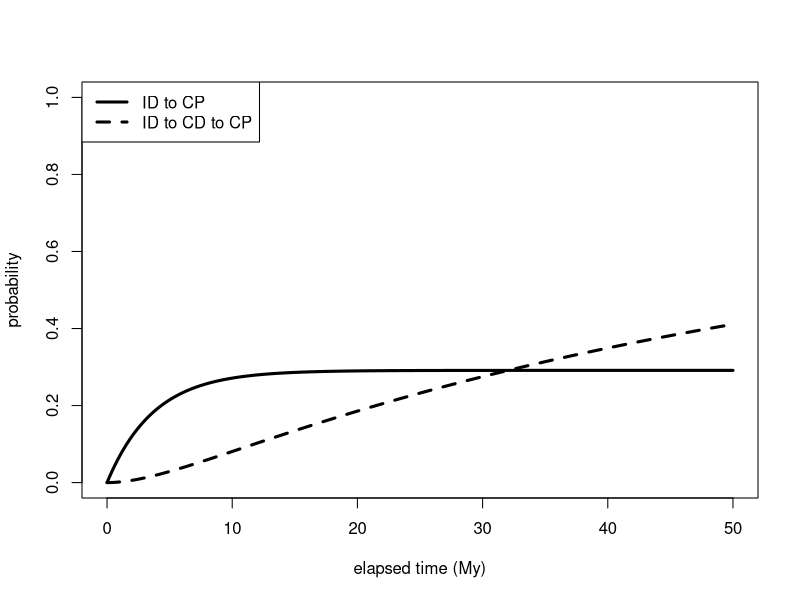
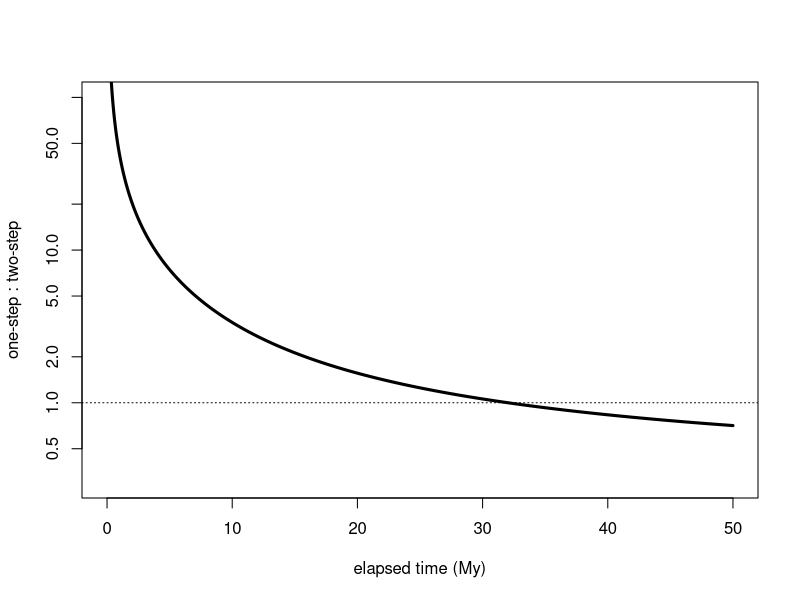
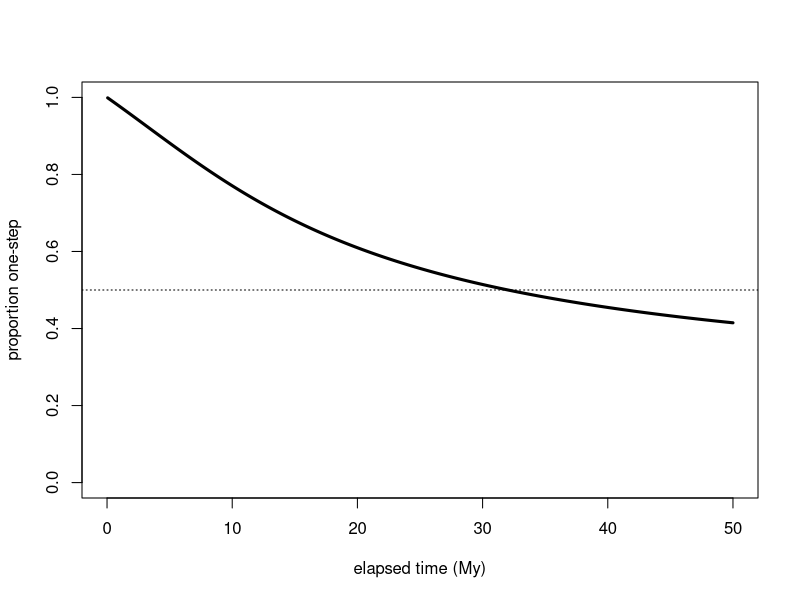
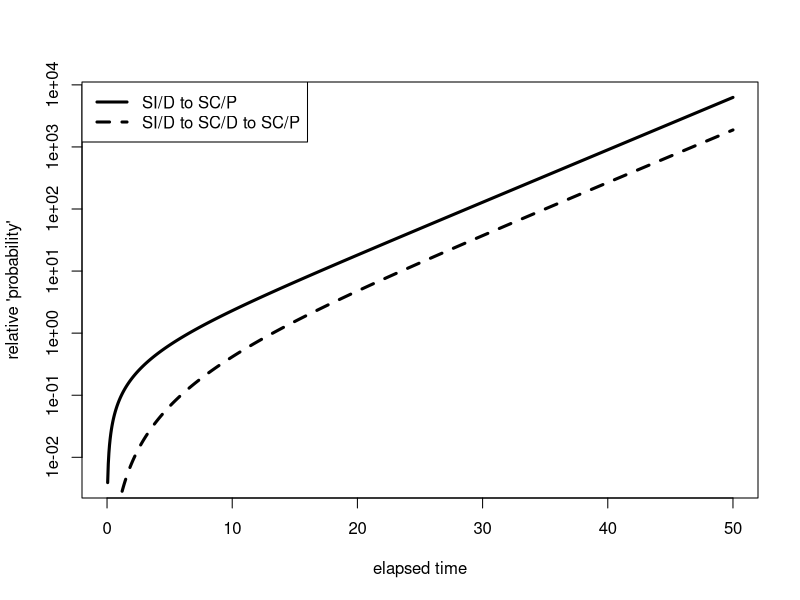
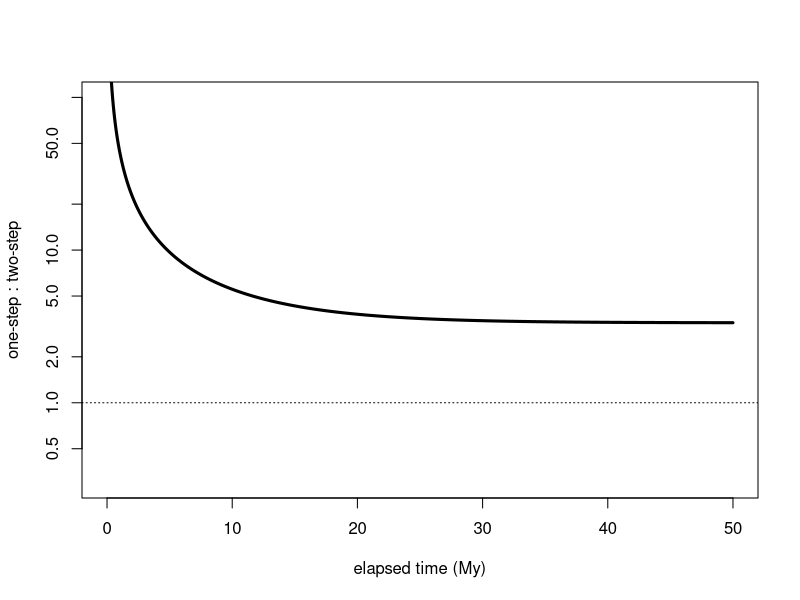
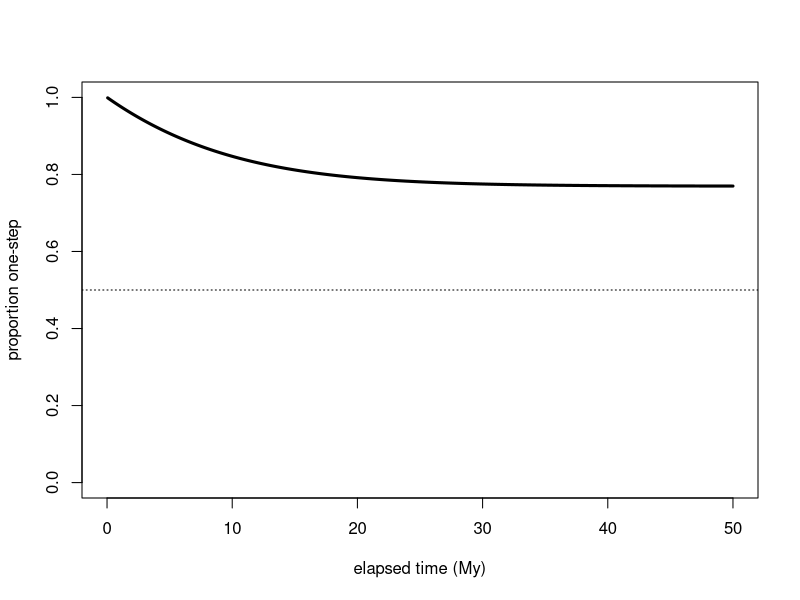
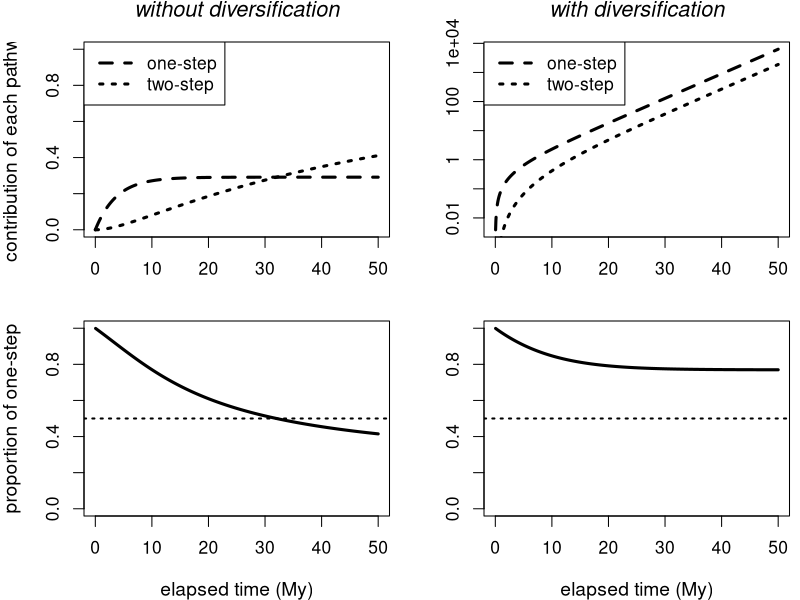

These charts were generated, in order, by the following R code:
#--------------------------------------------------
# method 1: P = exp(Q t)
#-------------------------------------------------- 
library(rmutil)  # contains mexp()
path.probs1 <- function(t, Q)
{
    P <- mexp(Q * t)
    
    ans <- c(P[1,3], P[1,4])
    names(ans) <- c("Wa", "Wb")

    return(ans)
}

# Note: The matrix exponential function is also available in the msm library as
# MatrixExp(), but that seems to perform poorly for large t.  So use mexp here, 
# but also check with method 2 when assuming irreversibility.

#--------------------------------------------------
# method 2: P_14a and P_14b
#-------------------------------------------------- 
path.probs2 <- function(t, q13, q14, q34)
{
    q134 <- q13 + q14
    e1t <- exp(-q134 * t)

    ppa <- q14 / q134 * (1 - e1t)

    if (abs(q34 - q13 - q14) > 1e-10)
    {
        ppb <- q13 / q134 * 
              (1 - 1/(q134-q34) * (q134 * exp(-q34*t) - q34 * e1t) )
    } else
    {
        ppb <- q13 / q34 * (1 - (1 + q34 * t) * exp(-q34 * t))
    }

    ans <- c(ppa, ppb)
    names(ans) <- c("Wa", "Wb")

    return(ans)
}

#--------------------------------------------------
# usage
#-------------------------------------------------- 

# 1 = SI, D
# 3 = SC, D
# 4 = SC, P
# Wa = 1 -> 4
# Wb = 1 -> 3 -> 4

# median values from MuSSE_ploidysinodip250K.log (via tracer)
q14 <- 0.0779         # ID -> CP, rho_I
q13 <- 0.1895         # ID -> CD, q_IC
q34 <- 0.0188         # CD -> CP, rho_C
q41 <- q31 <- q43 <- 0 # irreversible

# also use CID estimates?

# Q is only needed for method 1
Q <- matrix(c(
        -q13 - q14,  q13,        q14,  0,
        q31,        -q31 - q34,  0,    q34,
        q41,         0,         -q41,  0,
        0,           q43,        0,   -q43
        ), byrow=TRUE, nrow=4)

tmax <- 50
times <- seq(0, tmax, tmax/1000)

# pp$Wa is W_a(t), and pp$Wb is W_b(t)
# choose one of these:
pp <- as.data.frame(t(sapply(times, path.probs2, q13, q14, q34)))
pp <- as.data.frame(t(sapply(times, path.probs1, Q)))

# plot
plot(times, pp$Wa, type="l", lwd=3, xlab="elapsed time (My)", ylab="probability", ylim=c(0,1))
lines(times, pp$Wb, lwd=3, lty=2)
legend("topleft", c("ID to CP", "ID to CD to CP"), lty=c(1, 2), lwd=3)

plot(times, pp$Wa/pp$Wb, log="y", type="l", lwd=3, xlab="elapsed time (My)", ylab="one-step : two-step", ylim=c(0.3, 100))
abline(h=1, lty=3)

plot(times, pp$Wa / (pp$Wa + pp$Wb), type="l", lwd=3, xlab="elapsed time (My)", ylab="proportion one-step", ylim=c(0,1))
abline(h=0.5, lty=3)

### Try with diversification ###

r1 <-  0.4618
r3 <-  0.0605
r4 <- -0.0121

Qd <- matrix(c(
       -q13 - q14 + r1,  q13,             q14,       0,
        q31,            -q31 - q34 + r3,  0,         q34,
        q41,             0,              -q41 + r4,  0,
        0,               q43,             0,        -q43 + r4
        ), byrow=TRUE, nrow=4)

ppd <- as.data.frame(t(sapply(times, path.probs1, Qd)))

plot(times, ppd$Wa, type="l", lwd=3, xlab="elapsed time", ylab="relative 'probability'", log="y")
lines(times, ppd$Wb, lwd=3, lty=2)
legend("topleft", c("SI/D to SC/P", "SI/D to SC/D to SC/P"), lty=c(1, 2), lwd=3)

plot(times, ppd$Wa/ppd$Wb, log="y", type="l", lwd=3, xlab="elapsed time (My)", ylab="one-step : two-step", ylim=c(0.3, 100))
abline(h=1, lty=3)

plot(times, ppd$Wa / (ppd$Wa + ppd$Wb), type="l", lwd=3, xlab="elapsed time (My)", ylab="proportion one-step", ylim=c(0,1))
abline(h=0.5, lty=3)

#--------------------------------------------------
# Final plot
#--------------------------------------------------

pdf(file="../manuscript/pathways.pdf", width=8, height=7, family="Times")
par(mfrow=c(2,2), mar=c(4,4,0,0.5), oma=c(0,0,2,0), cex=1.05, cex.lab=1.1)

# trans only
plot(times, pp$Wa, type="l", lty=2, lwd=3, xlab="", ylab="contribution of each pathway", ylim=c(0,1))
lines(times, pp$Wb, lwd=3, lty=3)
# legend("topleft", c("one-step: ID to CP", "two-step: ID to CD to CP"), lty=c(2, 3), lwd=3)
legend("topleft", c("one-step", "two-step"), lty=c(2, 3), lwd=3)
mtext("without diversification", line=1, font=3, cex=1.3)

# with div
plot(times, ppd$Wa, type="l", lty=2, lwd=3, xlab="", ylab="", log="y", yaxt="n")
lines(times, ppd$Wb, lwd=3, lty=3)
ticks <- axTicks(2, log=T)
axis(2, at = ticks, labels = formatC(ticks, format = "g"))
# legend("topleft", c("one-step: ID to CP", "two-step: ID to CD to CP"), lty=c(2, 3), lwd=3)
legend("topleft", c("one-step", "two-step"), lty=c(2, 3), lwd=3)
mtext("with diversification", line=1, font=3, cex=1.3)

# trans only
plot(times, pp$Wa / (pp$Wa + pp$Wb), type="l", lwd=3, xlab="elapsed time (My)", ylab="proportion of one-step", ylim=c(0,1))
abline(h=0.5, lwd=2, lty=3)

# with div
plot(times, ppd$Wa / (ppd$Wa + ppd$Wb), type="l", lwd=3, xlab="elapsed time (My)", ylab="", ylim=c(0,1))
abline(h=0.5, lwd=2, lty=3)

dev.off()
